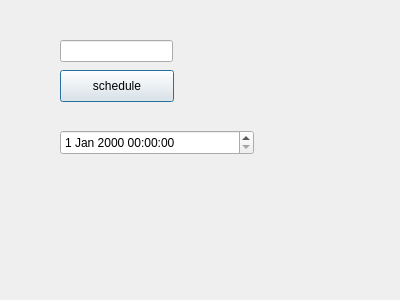
<?xml version="1.0" encoding="UTF-8"?>
<ui version="4.0">
 <class>Dialog</class>
 <widget class="QDialog" name="Dialog">
  <property name="geometry">
   <rect>
    <x>0</x>
    <y>0</y>
    <width>400</width>
    <height>300</height>
   </rect>
  </property>
  <property name="windowTitle">
   <string>Dialog</string>
  </property>
  <widget class="QLineEdit" name="command">
   <property name="geometry">
    <rect>
     <x>60</x>
     <y>40</y>
     <width>113</width>
     <height>22</height>
    </rect>
   </property>
  </widget>
  <widget class="QPushButton" name="schedule">
   <property name="geometry">
    <rect>
     <x>60</x>
     <y>70</y>
     <width>114</width>
     <height>32</height>
    </rect>
   </property>
   <property name="text">
    <string>schedule</string>
   </property>
  </widget>
  <widget class="QDateTimeEdit" name="time">
   <property name="geometry">
    <rect>
     <x>60</x>
     <y>130</y>
     <width>194</width>
     <height>25</height>
    </rect>
   </property>
  </widget>
 </widget>
 <resources/>
 <connections/>
</ui>
